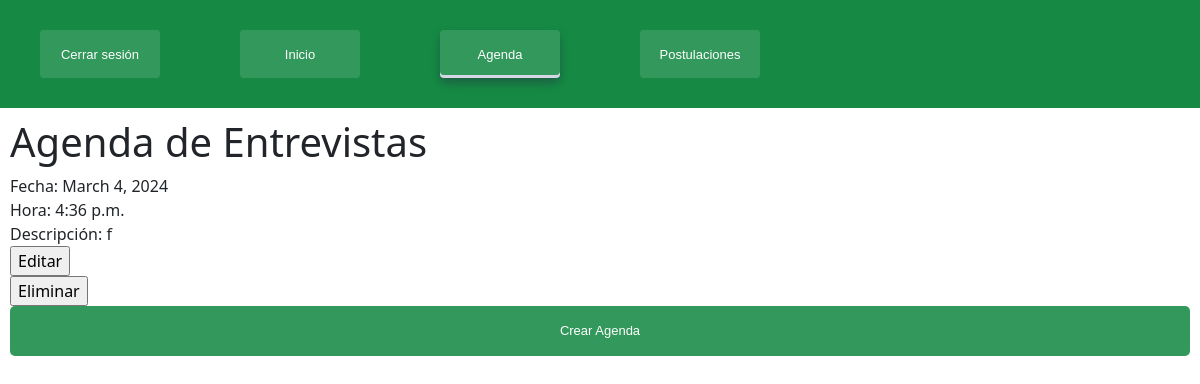
Page /agendas/ on the committed database.
### agendas/models.py (models this page shows, shortened)
class Agenda(models.Model):
    fecha = models.DateField()
    hora = models.TimeField()
    descripcion = models.TextField()

### agendas/views.py (the view)
# urls.py: path('', views.agendaM, name='agendaM'),
def agendaM(request):
    agendas = Agenda.objects.all()
    return render(request, 'reclutador/agendaM.html', {'agendas': agendas})

### templates/reclutador/agendaM.html (shortened to what this page needs)
{% load static %}
<!DOCTYPE html>
<html lang="en">
<head>
    <link href="{% static 'css/candidato/encabezado/encabezadoP.css' %}" rel="stylesheet">
    <link href="{% static 'css/candidato/encabezado/encabezado.css' %}" rel="stylesheet">
    <link rel="stylesheet" href="{% static 'css/candidato/hoja_vida/hoja_vida.css' %}">
    <link href="https://cdn.jsdelivr.net/npm/bootstrap@5.3.2/dist/css/bootstrap.min.css" rel="stylesheet">
</head>
<body>
    <div class="contenedor">
        <aside class="encabezado">
            <div class="flex4">
                <div class="navegacion">
                    <a class="but" href="{% url 'home' %}" onclick="return confirm('¿Estás seguro de cerrar sesión?')">Cerrar sesión</a>
                    <a class="but" href="{% url 'inicioM' %}">Inicio</a>
                    <a class="butP" href="{% url 'agendaM' %}">Agenda</a>
                    <a class="but" href="{% url 'postulacionesM' %}">Postulaciones</a>
                </div>
            </div>
        </aside>
        <div class="agendaM" style="padding: 10px;">
            <div class="flex3">
                <h1>Agenda de Entrevistas</h1>
                <div class="entrevistas">
                    {% for agenda in agendas %}
                        <div class="entrevista">
                            <div class="fecha">Fecha: {{ agenda.fecha }}</div>
                            <div class="hora">Hora: {{ agenda.hora }}</div>
                            <div class="descripcion">Descripción: {{ agenda.descripcion }}</div>
                            <form method="post" action="{% url 'editar_agendaM' agenda.id %}">
                                <input type="submit" value="Editar">
                            </form>
                            <form method="post" action="{% url 'eliminar_agendaM' agenda.id %}" onsubmit="return confirm('¿Estás seguro?')">
                                <input type="submit" value="Eliminar">
                            </form>
                        </div>
                    {% endfor %}
                </div>
                <div class="agregar-agenda">
                    <a href="{% url 'agenda_form' %}"><button class="file-name1" type="button" id="view-cv">Crear Agenda</button></a>
                </div>
            </div>
        </div>
    </div>
</body>
</html>

### static/css/candidato/encabezado/encabezadoP.css (style rules this page uses)
.encabezado { grid-column: 2 / 6; position: relative; width: 100%; height: 100%; background: #168A45; }
.flex4 { display: flex; position: relative; overflow: hidden; }
.navegacion { display: flex; position: relative; flex-direction: row; justify-content: center; }
.butP { border-radius: 13px; border: #168A45; background: rgb(50, 152, 91); width: 10vw; height: 50px; margin: 30px 40px; }
.butP { align-items: center; appearance: none; background-color: rgba(22, 138, 69,01.5px); border-radius: 4px; border-width: 0; box-shadow: rgba(35, 37, 66, 0.3) 0 4px 8px, rgba(45, 35, 66, 0.2) 0 7px 13px -3px, #D6D6E7 0 -3px 0 inset; box-sizing: border-box; color: #ffffff; cursor: pointer; display: inline-flex; font-family: Verdana, Geneva, Tahoma, sans-serif; height: 48px; justify-content: center; line-height: 1; list-style: none; overflow: hidden; padding-left: 16px; padding-right: 16px; position: relative; text-align: left; text-decoration: none; transition: box-shadow .15s,transform .15s; user-select: none; -webkit-user-select: none; touch-action: manipulation; white-space: nowrap; will-change: box-shadow,transform; font-size: 13px; }

### static/css/candidato/encabezado/encabezado.css (style rules this page uses)
.encabezado { grid-column: 2 / 29; position: relative; width: 100%; height: 100%; background: #168A45; }
.flex4 { display: flex; position: relative; overflow: hidden; }
.navegacion { display: flex; position: relative; flex-direction: row; justify-content: center; }
.but { border-radius: 13px; border: #168A45; background: rgb(50, 152, 91); width: 10vw; height: 50px; margin: 30px 40px; }
.but { align-items: center; appearance: none; background-color: rgba(22, 138, 69,01.5px); border-radius: 4px; border-width: 0; box-sizing: border-box; color: #ffffff; cursor: pointer; display: inline-flex; font-family: Verdana, Geneva, Tahoma, sans-serif; height: 48px; justify-content: center; line-height: 1; list-style: none; overflow: hidden; padding-left: 16px; padding-right: 16px; position: relative; text-align: left; text-decoration: none; transition: box-shadow .15s,transform .15s; user-select: none; -webkit-user-select: none; touch-action: manipulation; white-space: nowrap; will-change: box-shadow,transform; font-size: 13px; }

### static/css/candidato/hoja_vida/hoja_vida.css (style rules this page uses)
.file-input-label, .file-name1 { background-color: #007bff; color: #fff; padding: 10px 20px; border-radius: 5px; cursor: pointer; border: #168A45; background: rgb(50, 152, 91); width: 100%; height: 50px; align-items: center; background-color: rgba(22, 138, 69,01.5px); box-sizing: border-box; color: #ffffff; cursor: pointer; display: inline-flex; font-family: Verdana, Geneva, Tahoma, sans-serif; justify-content: center; overflow: hidden; transition: box-shadow .15s,transform .15s; font-size: 13px; }
.file-name1 { width: 100%; margin-bottom: 20px; }

### rows in the picture
Agenda: fecha "March 4, 2024", hora "4:36 p.m.", descripcion "f"
